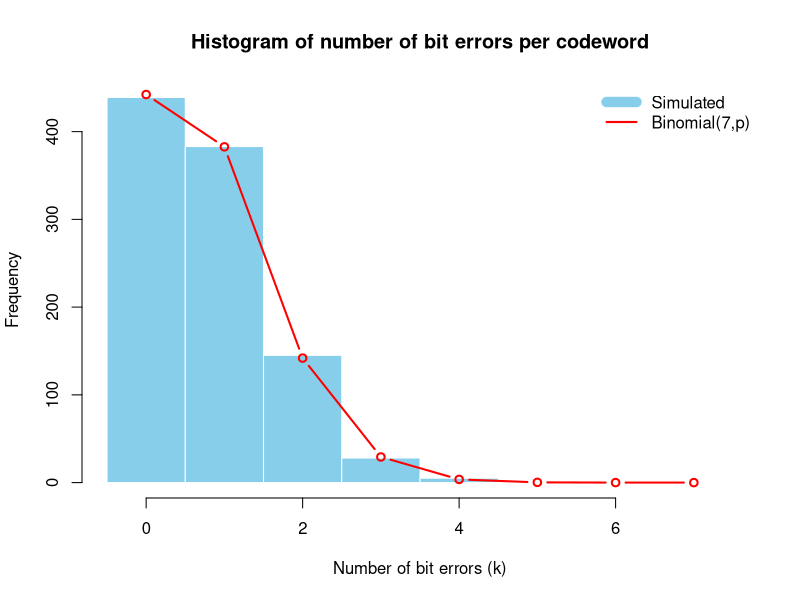
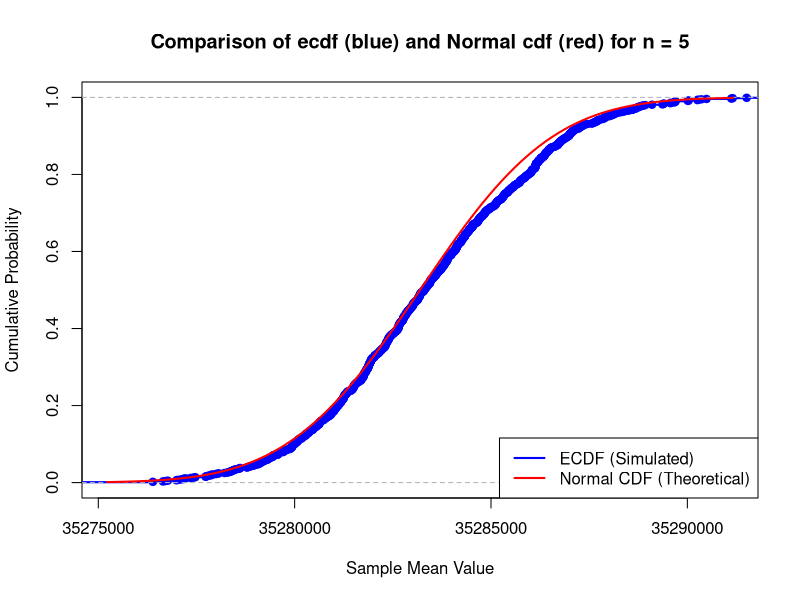
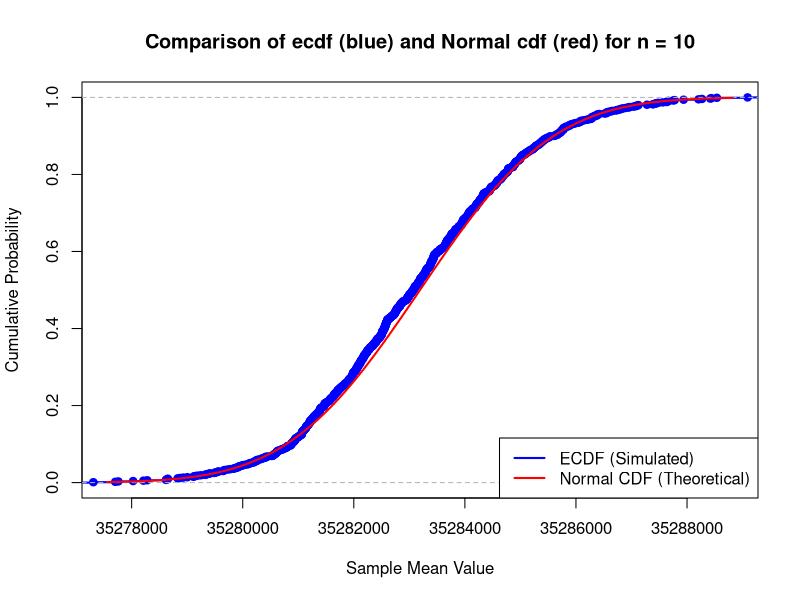
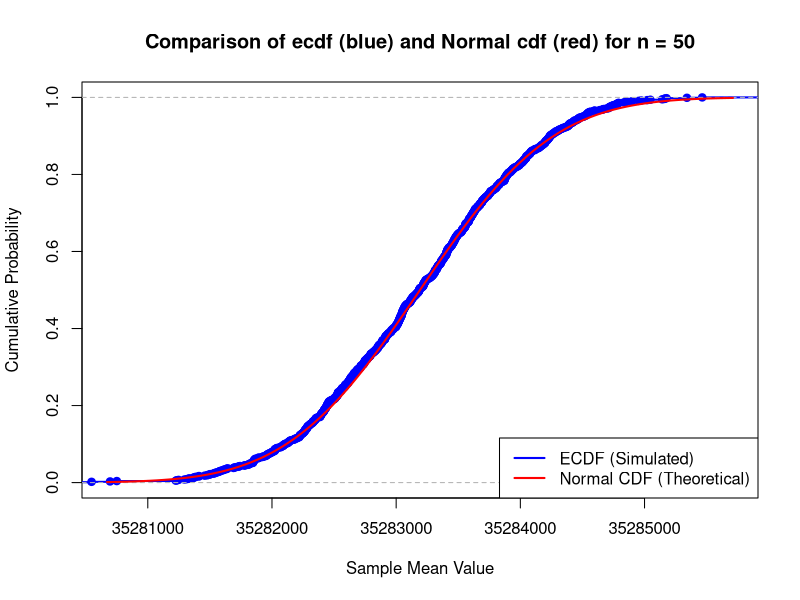
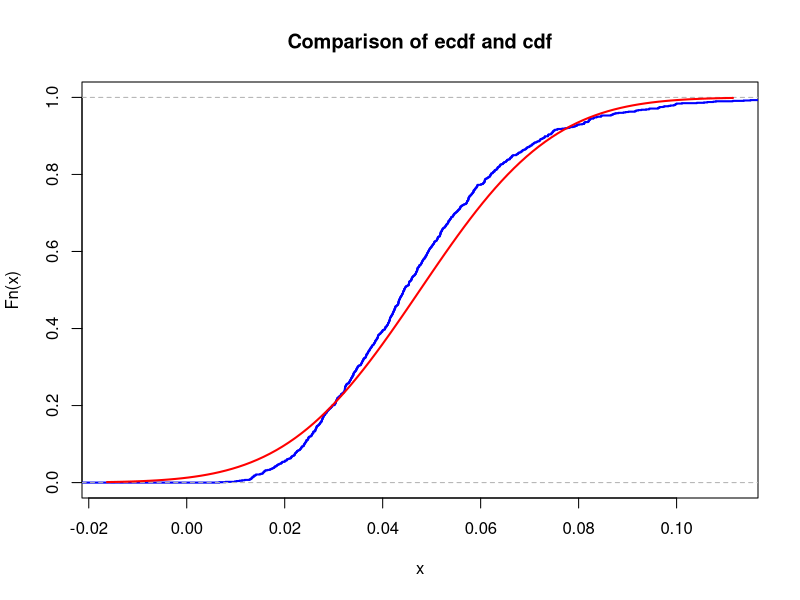
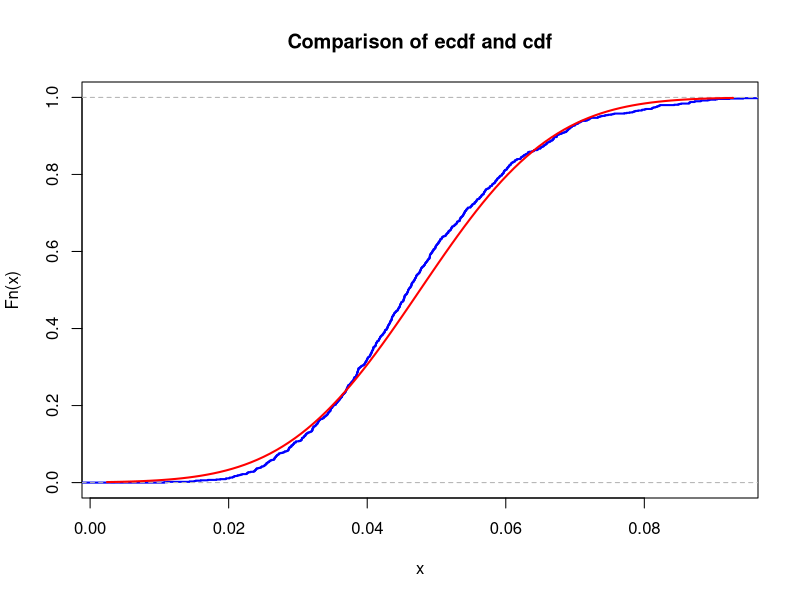
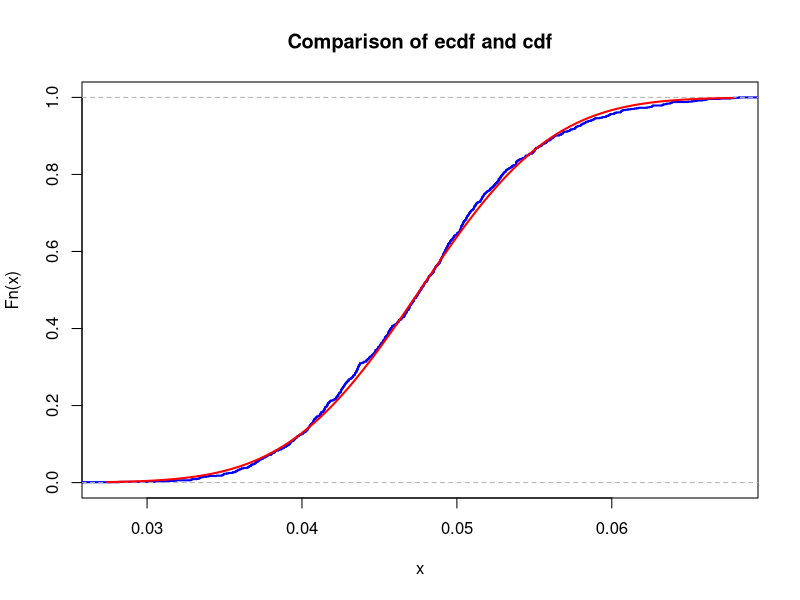
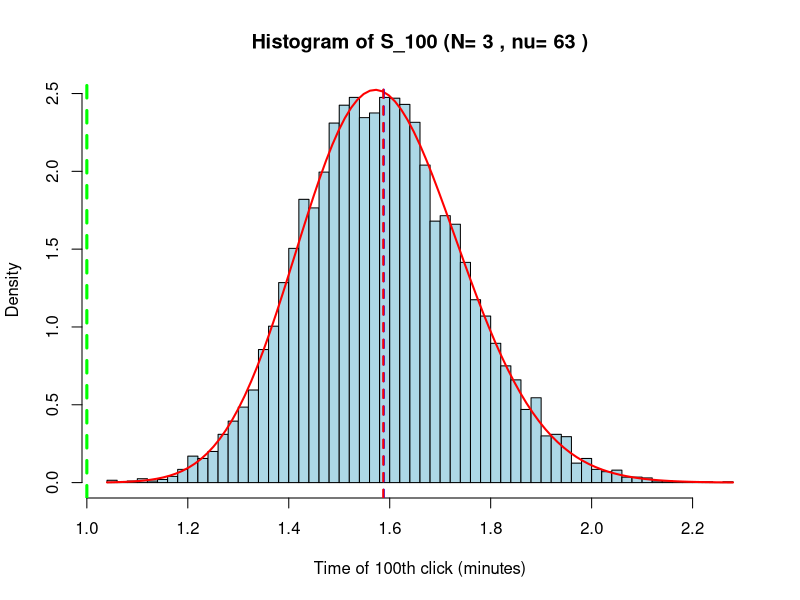

The R source for these figures, in order:
## ---- chunk 1
id <- 11
set.seed(id)
p <- id/100
G <- matrix(c(1, 1, 1, 0, 0, 0, 0,
		1, 0, 0, 1, 1, 0, 0,
		0, 1, 0, 1, 0, 1, 0,
		1, 1, 0, 1, 0, 0, 1), nrow = 4, byrow = TRUE)
H <- t(matrix(c(1, 0, 1, 0, 1, 0, 1,
		0, 1, 1, 0, 0, 1, 1,
		0, 0, 0, 1, 1, 1, 1), nrow = 3, byrow = TRUE))
## ---- chunk 2
N <- 1000

message_generator <- function(N) {
  matrix(sample(c(0,1), 4*N, replace = TRUE), nrow = N)
}

messages <- message_generator(N)
codewords <- (messages %*% G) %% 2
## ---- chunk 3
errors <- matrix(rbinom(7 * N, 1, p), nrow = N)
received <- (codewords + errors) %% 2

mod2 <- function(x) x %% 2
syndrome <- function(r) mod2(r %*% H)

decode <- function(r) {
  z <- as.numeric(syndrome(r))
  idx <- z[1] + 2*z[2] + 4*z[3]
  if (idx > 0) r[idx] <- 1 - r[idx]
  decoded <- r[c(3,5,6,7)]
  return(decoded)
}


decoded_messages <- t(apply(received, 1, decode))
success <- rowSums(decoded_messages == messages) == 4

p_hat <- mean(success)
q_hat <- 1 - p_hat

se <- sqrt(p_hat * (1 - p_hat) / N)
z_95 <- 1.96
epsilon <- z_95 * se
ci <- c(p_hat - epsilon, p_hat + epsilon)
N_needed <- ceiling((z_95^2 * p_hat * (1 - p_hat)) / (0.03^2))
  
cat("Bit error probability p =", p, "\n")
cat("Estimated success probability p* =", round(p_hat, 4), "\n")
cat("Estimated failure probability (bad decoding) =", round(q_hat, 4), "\n")


num_errors <- rowSums(errors)

hist(num_errors, breaks = seq(-0.5, 7.5, 1),
     main = "Histogram of number of bit errors per codeword",
     xlab = "Number of bit errors (k)",
     col = "skyblue", border = "white", freq = TRUE)

k <- 0:7
lines(k, dbinom(k, 7, p) * N, type="b", col="red", lwd=2)
legend("topright", legend = c("Simulated", "Binomial(7,p)"),
       col = c("skyblue", "red"), lwd = c(10, 2), bty = "n")
## ---- chunk 4
id <- 11
set.seed(12) # Our seed is noisy and produces incorrect results
# --- Part 1: Specify the parameter ---

# Constants
m <- id * 1e-6              # mass in g
T_years <- 30.1             # half-life in years
T_seconds <- T_years * 365.25 * 24 * 60 * 60
M_Cs137 <- 137              # molar mass g/mol (approx for Cs-137)
N_A <- 6.022e23             # Avogadro constant

# activity (lambda)
lambda_activity <- log(2) / T_seconds

# number of atoms (N)
N_atoms <- (m / M_Cs137) * N_A

# parameter mu for a single sample's Poisson distribution
mu_poisson <- N_atoms * lambda_activity

cat("Calculated Poisson parameter mu for one sample:", mu_poisson, "\n")

# --- Part 2: Simulate sample means ---
K <- 1e3 # Number of repetitions (samples of means)

# will be used for n=5, 10, 50
simulate_and_plot_means <- function(n, mu_param) {
  
  # simulate K sample means, each from n observations
  # X_i ~ Poisson(mu_param)
  sample_means <- colMeans(matrix(rpois(n*K, lambda = mu_param), nrow=n))
  
  # --- Calculate parameters for theoretical normal approximation ---
  # By CLT, the sample mean X_bar ~ N(E[X_i], Var(X_i)/n)
  # For Poisson, E[X_i] = mu_param and Var(X_i) = mu_param
  mu_normal <- mu_param
  sigma_normal <- sqrt(mu_param / n)
  
  cat("--- For n =", n, "---\n")
  cat("Theoretical Mean (mu):", mu_normal, "\n")
  cat("Theoretical SD (sigma/sqrt(n)):", sigma_normal, "\n")
  
  # --- Plot ecdf and cdf ---
  # x-axis limits based on theoretical distribution
  xlims <- c(mu_normal - 3*sigma_normal, mu_normal + 3*sigma_normal)

  Fs <- ecdf(sample_means)
  
  plot(Fs, 
       xlim = xlims, 
       ylim = c(0,1),
       col = "blue",
       lwd = 2,
       main = paste("Comparison of ecdf (blue) and Normal cdf (red) for n =", n),
       xlab = "Sample Mean Value",
       ylab = "Cumulative Probability")
  
  # theoretical normal CDF
  curve(pnorm(x, mean = mu_normal, sd = sigma_normal), col = "red", lwd = 2, add = TRUE)
  legend("bottomright", legend=c("ECDF (Simulated)", "Normal CDF (Theoretical)"), col=c("blue", "red"), lwd=2)
  
  # --- Calculate max difference ---
  # check the difference at the knots (jump points) of the ecdf
  x_points <- knots(Fs) 
  ecdf_vals <- Fs(x_points)
  cdf_vals <- pnorm(x_points, mean = mu_normal, sd = sigma_normal)
  max_diff <- max(abs(ecdf_vals - cdf_vals))
  
  cat("Max difference between ecdf and cdf:", max_diff, "\n")
}
## ---- chunk 5
# for n = 5
simulate_and_plot_means(n = 5, mu_param = mu_poisson)
## ---- chunk 6
# for n = 10
simulate_and_plot_means(n = 10, mu_param = mu_poisson)
## ---- chunk 7
# Run the simulation and plotting for n = 50
simulate_and_plot_means(n = 50, mu_param = mu_poisson)
## ---- chunk 8
# --- Part 3: Simulation for largest n ---

# From CLT, our predicted n is 22
n_predicted <- 22
critical_value <- 8e8
K_sums <- 10000 # 10k simulations for better accuracy

# Lambda for the SUM S_n = X_1 + ... + X_n
# S_n ~ Poisson(n * mu_poisson)
lambda_sum <- n_predicted * mu_poisson

# simulate K sums
s_sample_sums <- rpois(K_sums, lambda = lambda_sum)

# the empirical probability
emp_prob <- mean(s_sample_sums < critical_value)

cat("--- Simulation for n =", n_predicted, "---\n")
cat("Theoretical Lambda for sum (n*mu):", lambda_sum, "\n")
cat("Critical value (C):", critical_value, "\n")
cat("Number of simulations (K):", K_sums, "\n")
cat("Empirical P(S_n < C):", emp_prob, "\n")
cat("Desired probability:", 0.95, "\n")

# also check n=23 to see if the probability drops below 0.95
n_next <- 23
lambda_sum_next <- n_next * mu_poisson
s_sample_sums_next <- rpois(K_sums, lambda = lambda_sum_next)
emp_prob_next <- mean(s_sample_sums_next < critical_value)

cat("--- Checking n =", n_next, "---\n")
cat("Theoretical Lambda for sum (n*mu):", lambda_sum_next, "\n")
cat("Empirical P(S_n < C):", emp_prob_next, "\n")

# return to our seed
set.seed(11)
## ---- chunk 9
nu_1 <- id+10
K <- 1000
n <- 5

plot_ecdf_vs_cdf <- function(n) {
    sample_means <- colMeans(matrix(rexp(n*K, rate = nu_1), nrow=n))
    mu <- 1 / nu_1
    sigma <- (1 / nu_1) / sqrt(n)
    Fs <- ecdf(sample_means)

    xlims <- c(mu-3*sigma,mu+3*sigma)
    Fs <- ecdf(sample_means)
    plot(Fs, 
        xlim = xlims, 
        col = "blue",
        lwd = 2,
        main = "Comparison of ecdf and cdf")
    curve(pnorm(x, mean = mu, sd = sigma), col = "red", lwd = 2, add = TRUE)


    max_diff <- max(abs(Fs(sample_means) - pnorm(sample_means, mean = mu, sd = sigma)))
    cat("Maximal difference for n =", n, "is", max_diff, "\n")
}

plot_ecdf_vs_cdf(5)
plot_ecdf_vs_cdf(10)
plot_ecdf_vs_cdf(50)
## ---- chunk 10

N_predicted <- 3
nu <- N_predicted * nu_1
n <- 100
K <- 10000
t_limit <- 1

s_sample <- rgamma(K, shape = n, rate = nu)
sample_mean <- mean(s_sample)
sample_sd <- sd(s_sample)
theo_mean <- n / nu
theo_sd <- sqrt(n) / nu
prob_estimate <- mean(s_sample > t_limit)

cat("nu_1:", nu_1)
cat("Predicted Max N:", N_predicted)
cat("Parameter nu (rate):", nu)
cat("Number of simulations (K):", K)
cat("Sample Mean of S_100:", round(sample_mean, 4))
cat("Theoretical Mean of S_100:", round(theo_mean, 4))
cat("Sample SD of S_100:", round(sample_sd, 4))
cat("Theoretical SD of S_100:", round(theo_sd, 4))
cat("Estimated P(S_100 > 1):", prob_estimate)
cat("Desired Probability Level:", 0.95)


hist(s_sample, breaks = 50, freq = FALSE,
     main = paste("Histogram of S_100 (N=", N_predicted, ", nu=", nu, ")"),
     xlab = "Time of 100th click (minutes)",
     ylab = "Density",
     col = "lightblue")

curve(dgamma(x, shape = n, rate = nu), add = TRUE, col = "red", lwd = 2)

abline(v = t_limit, col = "green", lty = 2, lwd = 3)

abline(v = sample_mean, col = "blue", lty = 2, lwd = 2)
abline(v = theo_mean, col = "red", lty = 2, lwd = 2)
## ---- chunk 11
        mu <- id
        sigma <- id*2 + 7
        N <- 100

        X <- rnorm(N, mean = mu, sd = sqrt(sigma))

        Y <- 1 / X

        cat("1/mean(X) =", 1/mean(X), "\n")
        cat("mean(1/X)  =", mean(Y), "\n")
        summary(X)
        summary(Y)

## ---- chunk 12
        lambda <- 2
        N <- 1000
        X_exp <- rexp(N, rate = lambda)
        Y_exp <- rexp(N, rate = lambda)
        Z <- log(X_exp) + 5

        qqplot(X_exp, Y_exp, main = "QQ: X vs Y (обидва ~ Exp(2))")
        abline(0,1, col="red")
        plot(X_exp, Y_exp, main="Scatter: X vs Y (незалежні)", xlab="X", ylab="Y")

        qqplot(X_exp, Z, main = "QQ: X vs Z (Z = log(X)+5)")
        abline(0,1, col="red")
        plot(X_exp, Z, main="Scatter: X vs Z (залежні)", xlab="X", ylab="Z = log(X)+5")
## ---- chunk 13
        N <- 100
        n <- 3
        p <- 0.5
        X <- rbinom(N, size = n, prob = p)
        mean_X <- mean(X)
        var_X <- var(X)

        cat("Theoretical E[X] =", 1.5, "\n")
        cat("Sample mean (mean_X) =", mean_X, "\n\n")

        cat("Theoretical Var(X) =", 0.75, "\n")
        cat("Sample variance (var_X) =", var_X, "\n")

## ---- chunk 14
        Y <- 0.5 * X - 1
        mean_Y <- mean(Y)
        var_Y <- var(Y)

        cat("Theoretical E[Y] =", -0.25, "\n")
        cat("Sample mean (mean_Y) =", mean_Y, "\n\n")

        cat("Theoretical Var(Y) =", 0.1875, "\n")
        cat("Sample variance (var_Y) =", var_Y, "\n")

